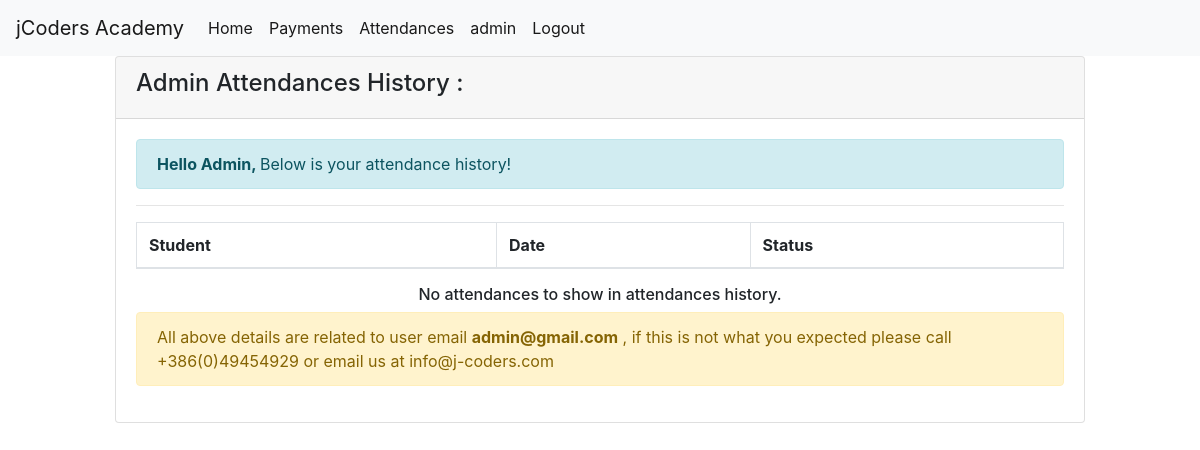
The app's page /users/attendances/ (signed in), older data.
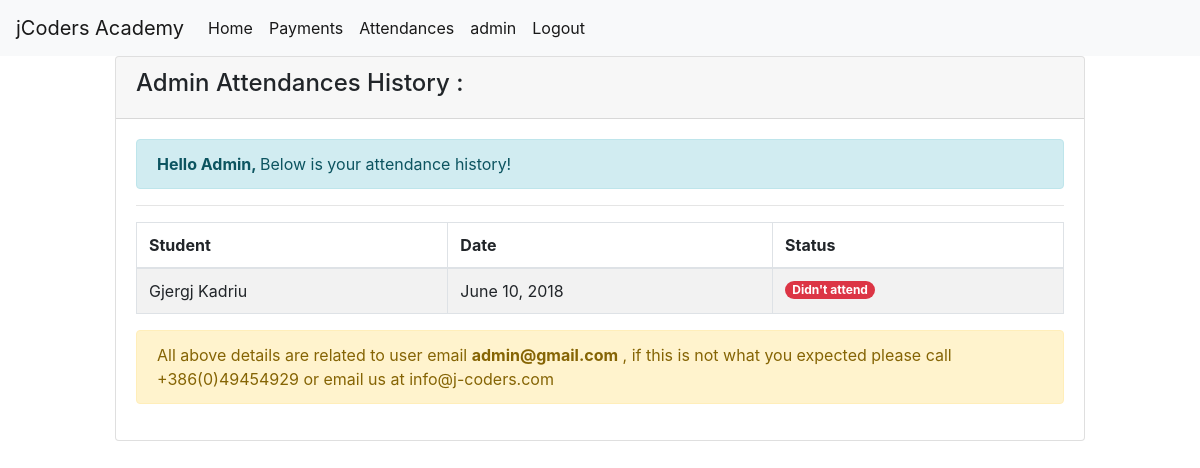
The same page, newer data.
### Manage/models.py (models this page shows, shortened)
class Attendance(models.Model):
	student = models.ForeignKey(Student,on_delete = models.CASCADE)
	date = models.DateField(auto_now_add=True)
	status = models.CharField(max_length=1, choices=(('1', 'Attended'),('2', "Didn't attend")))

class Student(models.Model):
	user = models.OneToOneField(User,on_delete = models.CASCADE)
	name = models.CharField(max_length=30)
	lastname = models.CharField(max_length=30)
	birthday = models.DateField()
	group = models.ForeignKey(Group,on_delete = models.CASCADE)
	email = models.CharField(max_length=50)
	parentsNumber = models.CharField(max_length=30)

### users/views.py (the view)
# urls.py: path("attendances/", views.showAttendances, name="attendances"),
@login_required
def showAttendances(request):
	try:
		current_user = request.user
		current_user_attendances = []
		attendances = Attendance.objects.all()
		for attendance in attendances:
			if attendance.student == current_user.student:
				current_user_attendances.append(attendance)
		hasStudent = True
	except:
		hasStudent = False
	context = {"current_user_attendances":current_user_attendances,"hasStudent":hasStudent}
	return render(request,"pages/attendance.html",context)

### users/templates/pages/attendance.html (shortened to what this page needs)
{% extends "pages/base.html" %}
{% block content %}
    <div class="col-xl-10 offset-md-1">
        <div class="Order-list">
            <div class="card">
                <div class="card-header">
                     <h4>{{ user|title }} Attendances History : </h4>
                </div>
                <div class="card-body">
                    <div class="alert alert-info"> <b>Hello {{ user|title }}, </b>Below is your attendance history!</div>
                    <hr>
                    <div class="table-responsive">
                        <table class="table table-striped table-bordered table-hover">
                            <thead>
                                <tr>
                                    <th>Student</th>
                                    <th>Date</th>
                                    <th>Status</th>
                                </tr>
                            </thead>
                            <tbody>
                            {% if hasStudent %}
                                {% for attendance in current_user_attendances %}
                                    <tr>
                                      <td>{{ attendance.student.name }} {{ attendance.student.lastname }}</td>
                                      <td>{{ attendance.date}}</td>
                                      {% if attendance.status == "1" %}
                                          <td><span class="badge badge-pill badge-success"> Attended </span></td>
                                      {% else %}
                                          <td><span class="badge badge-pill badge-danger"> Didn't attend </span></td>
                                      {% endif %}
                                    </tr>
                                {% endfor %}
                            {% endif %}
                            </tbody>
                        </table>
                    </div>
                    {% if not current_user_attendances %}
                        {% if hasStudent %}
                            <h6 style="text-align: center;">No attendances to show in attendances history.</h6>
                        {% endif %}
                    {% endif %}
                    <div class="alert alert-warning">All above details are related to user email <b>{{ user.email}}</b> , if this is not what you expected please call +386(0)49454929 or email us at info@j-coders.com</b>
                    </div>
                </div>
            </div>
        </div>
    </div>
{% endblock content %}

Row changes from the older to the newer data that the page shows:
added Attendance: student.name "Gjergj", student.lastname "Kadriu", date "June 10, 2018", status "Didn't attend"
Text that changed along with them:
text no longer shown: "No attendances to show in attendances history."
